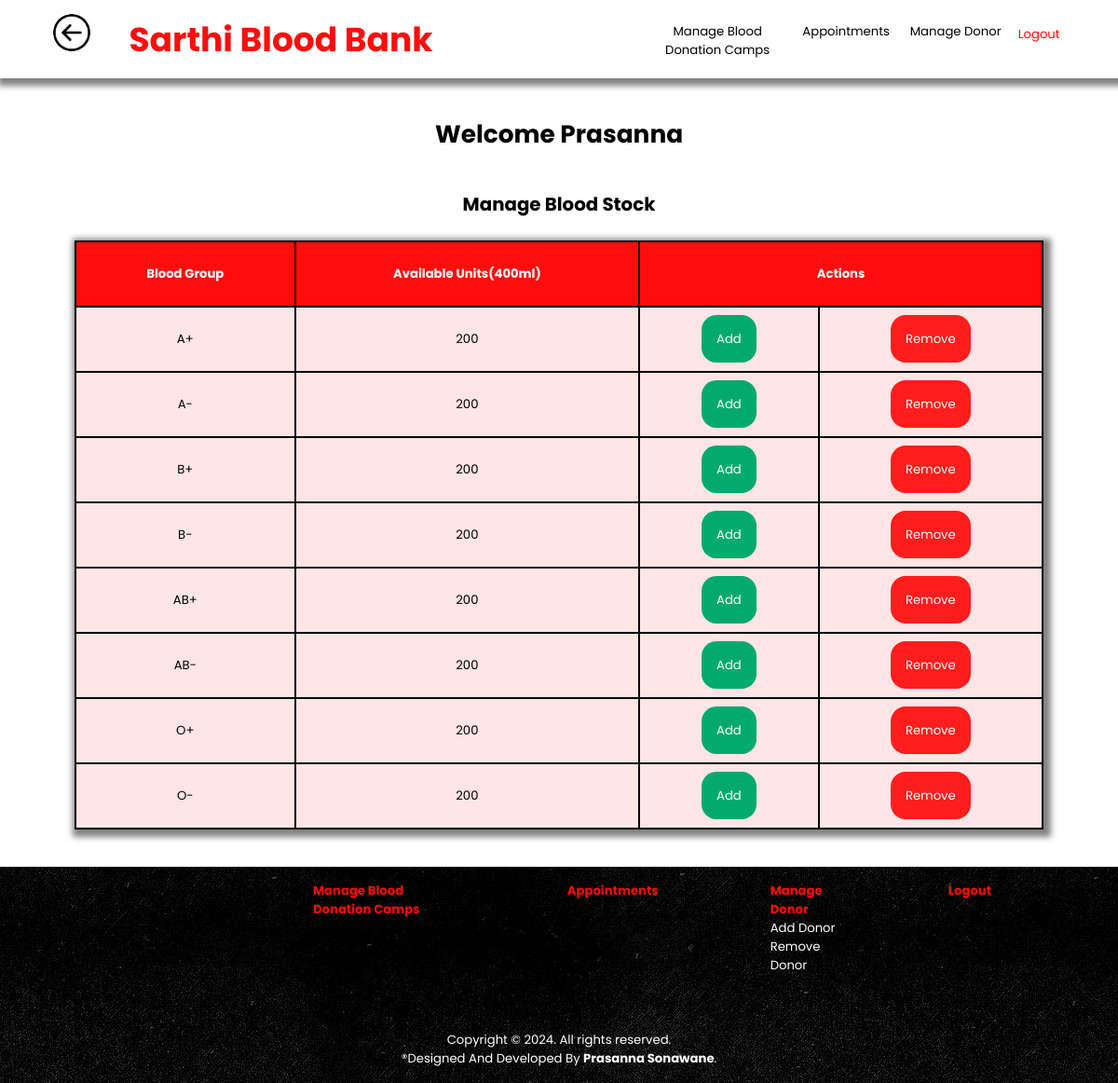
The app's page /admin_dashboard.php (signed in) with its own data.
### tables this page shows
CREATE TABLE `blood_stock` (`blood_id` INT NOT NULL AUTO_INCREMENT , `blood_group` VARCHAR(10) NOT NULL , `units` INT NOT NULL , PRIMARY KEY (`blood_id`), UNIQUE (`blood_group`));

### admin_dashboard.php (the view, shortened to what this page needs)
<!DOCTYPE html>
<html lang="en">
  <head>
    <link rel="stylesheet" type="text/css" href="css/style.css">
    <link rel="stylesheet" type="text/css" href="css/admin.css">
    <link rel="stylesheet" type="text/css" href="css/tables.css">
    <link rel="stylesheet" type="text/css" href="css/footer.css">
  </head>
  <body>
    <header>
      <?php include 'admin_header.php'; ?>
    </header>
    <main>
      <h1>Welcome
        <?php echo $_SESSION['admin_name'] ?>
      </h1>
      <table id="blood_stock">
        <caption>
          <h2>Manage Blood Stock</h2>
        </caption>
        <thead>
          <tr>
            <th>Blood Group</th>
            <th>Available Units(400ml)</th>
            <th colspan="2">Actions</th>
          </tr>
        </thead>
        <tbody>
          <?php
            include 'db_connection.php';
          try {
            $q = "SELECT * FROM `blood_stock`";
            $res = $conn->query($q);
            while ($row = $res->fetch()) {
              echo "
                  <tr>
                  <td>" . $row['blood_group'] . "</td>
                  <td>" . $row['units'] . "</td>
                  <td>
                      <a href='admin_add_blood.php?id=" . $row['blood_id'] . "' class='edit '>Add</a></td><td>
                      <a href='admin_remove_blood.php?id=" . $row['blood_id'] . "' class='remove '>Remove</a></td>
                  </tr>";
            }
          } catch (PDOException $e) {
            echo $e->getMessage();
          }
          ?>
        </tbody>
      </table>
    </main>
    <footer id="admin_footer">
      <?php
      include "admin_footer.php";
      ?>
    </footer>
  </body>
</html>

### css/style.css (style rules this page uses)
:root { --color: rgb(255, 13, 13); --border: 0.3vh solid black; --shadow: #221f1f8f 0.4vh 0.4vh 0.8vh 0.6vh; }
* { padding: 0; margin: 0; scroll-behavior: smooth; scroll-padding: 19vh; box-sizing: border-box; }
body { font-size: 1.1vw; font-family: Poppins, Poppin, sans-serif; min-height: 100%; min-width: 100%; text-align: center; }
header { background-color: white; min-width: 100%; min-height: 10vh; box-shadow: var(--shadow); display: flex; flex-direction: row; justify-content: space-around; align-items: center; margin-bottom: 5vh; z-index: 100; }
main { height: max-content; animation: bodytransition 1s; }
footer { background-image: url(../assets/images/footer_bg.jpg); color: white; padding: 2vh; height: fit-content; }

### css/admin.css (style rules this page uses)
.edit { text-decoration: none; color:white; background-color: #04AA6D; padding:2vh; border-radius: 2vh; margin-bottom: 1vh; }
.remove { text-decoration: none; background-color: rgb(255, 29, 29); color: white; padding:2vh; border-radius: 2vh; }

### css/tables.css (style rules this page uses)
table { animation:bounce 1s ; border: var(--border); border-collapse: collapse; margin: 15vh auto; text-align: center; box-shadow: var(--shadow); }
#blood_stock { border: var(--border); width:130vh; margin: 5vh auto; text-align: center; box-shadow: var(--shadow); }
caption { padding-bottom: 3vh; }
thead { background-color: var(--color); color: white; }
tbody { background-color:rgb(255, 229, 229); }
th, td { border: var(--border); padding: 3vh; }

### records on screen
blood_stock: blood_group "A+", units "200"
blood_stock: blood_group "A-", units "200"
blood_stock: blood_group "B+", units "200"
blood_stock: blood_group "B-", units "200"
blood_stock: blood_group "AB+", units "200"
blood_stock: blood_group "AB-", units "200"
blood_stock: blood_group "O+", units "200"
blood_stock: blood_group "O-", units "200"

### other values on screen
$_SESSION['admin_name'] "Prasanna"
